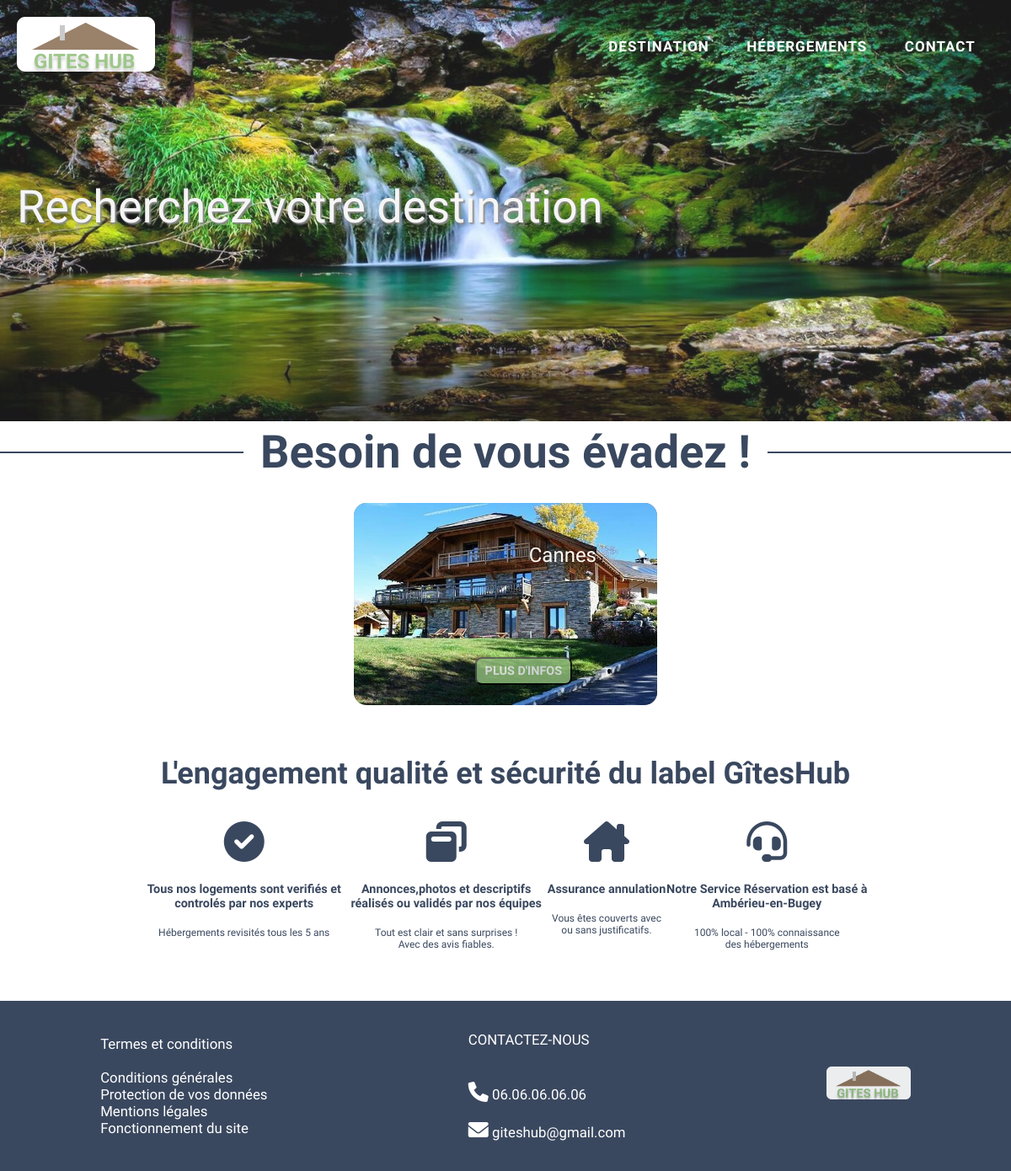
The page /categories/result.php?p=Cannes on the database its author committed.
### tables this page shows
CREATE TABLE IF NOT EXISTS `info_logement` (
  `id_logement` int(15) NOT NULL AUTO_INCREMENT,
  `ville` varchar(255) NOT NULL,
  `departement` varchar(255) NOT NULL,
  `adresse` varchar(255) NOT NULL,
  `description` text NOT NULL,
  `disponibilite` varchar(255) NOT NULL,
  `nb_couchage` varchar(255) NOT NULL,
  `nb_pieces` varchar(255) NOT NULL,
  `prix` varchar(255) NOT NULL,
  `type_logement` varchar(255) NOT NULL,
  `nom_logement` varchar(250) NOT NULL,
  `img` text NOT NULL,
  PRIMARY KEY (`id_logement`)
);

### class/gite.php (called while the page is built, shortened)
<?php
class Gite {
    private $_id_logement;
    private $_ville ;
    private $_img;
        private function hydrate(array $datas){
        foreach($datas as $key => $value){
        $method = 'set' . ucfirst($key);
        }
}
public function getId_logement(){
    return $this->_id_logement;
}
public function setId_logement($id_logement){
    $this->_id_logement = $id_logement;
}
public function getVille(){
    return $this->_ville;
}
public function setVille($ville){
    $this->_ville = $ville;
}
public function getImg(){
    return $this->_img;
}
public function setImg($img){
    $this->_img = $img;
}
}

### categories/result.php (the view, shortened to what this page needs)
<?php
include_once '../connect/connect.php';
    require_once '../class/gite.php';
    if(isset($_GET['p'] )){
        $recherche = $_GET['p'];
    }
    $req = $db->query("SELECT `ville` , img, id_logement FROM `info_logement`  WHERE `ville` LIKE '$recherche%'  ");
    $datas = [];
    while($data =  $req->fetch(PDO::FETCH_ASSOC)){
        $datas[] = new Gite($data);
    }
?>
<!DOCTYPE html>
<html lang="en">
<head>
    <link rel="stylesheet" href="../templates/css/style.css">
    <link rel="stylesheet" href="https://cdnjs.cloudflare.com/ajax/libs/font-awesome/6.0.0/css/all.min.css" />
</head>
<body>
  <div class="scroll-container">
<header class="main-header">
    <div class="en-tete">
      <figure>
      <a href="../index.php"><img src="../templates\images\logoGITESHUB.png"></a>
      </figure>
      <nav id="main-menu">
        <ul>
          <li ><a href="../index.php">Destination</a></li>
          <li><a href="../user\list-gite.php">Hébergements</a></li>
          <li><a href="#contact">Contact</a></li>
        </ul>
      </nav>
    </div>
    <h1 class="titre">Recherchez votre destination</h1>
</header>
   <main>
        <div class="ligne-horizontale">
            <h2 class="title">Besoin de vous évadez !</h2>
        </div>
    <section id="hebergement2">
    <?php foreach($datas as $gite){ ?>
        <article class="gite">
            <div class="img-gite">
            <img src='../templates/images/<?= $gite->getImg() ?>' width="100%" alt="">
            </div>
            <div class="content-gite"><?= $gite->getVille()?></div>
            <button class="btn-info"><a href="../page3.php?id=<?= $gite->getId_logement() ?>">Plus d'infos</a></button>
        </article>
    <?php } ?>
    <div class="ligne-horizontale">
    <h2 class="title_h2">L'engagement qualité et sécurité du label GîtesHub</h2>
  </div>
  <div class="wrapper_qual">
    <div class="wrapper_info">
    <i class="fa-solid fa-circle-check"></i>
    <h5>Tous nos logements sont verifiés et controlés par nos experts</h5> <br>
    <p>Hébergements revisités tous les 5 ans</p>
    </div>
    <div class="wrapper_info">
    <i class="fa-solid fa-window-restore"></i>
    <h5>Annonces,photos et descriptifs réalisés ou validés par nos équipes</h5> <br>
    <p>Tout est clair et sans surprises ! <br> Avec des avis fiables. </p>
    </div>
    <div class="wrapper_info">
    <i class="fa-solid fa-house-chimney"></i>
    <h5>Assurance annulation </h5> <br>
    <p>Vous êtes couverts avec <br> ou sans justificatifs.</p>
    </div>
    <div class="wrapper_info">
    <i class="fa-solid fa-headset"></i>
    <h5>Notre Service Réservation est basé à Ambérieu-en-Bugey</h5> <br>
    <p>100% local - 100% connaissance <br> des hébergements</p>
    </div>
  </div>
  </main>
<footer>
    <div class="contact">
        <p>Termes et conditions</p><br>
        <p>Conditions générales <br> Protection de vos données<br>Mentions légales<br>Fonctionnement du site</p>
    </div>
    <div id="contact">
        <p>CONTACTEZ-NOUS</p> <br><br>
        <div><i class="fa-solid fa-phone"></i>  06.06.06.06.06</div> <br>
        <div><i class="fa-solid fa-envelope"></i> giteshub@gmail.com</div>
    </div>
    <figure>
        <a href="../index.php"><img class="img-footer" src="../templates/images\logoGITESHUB.png"></a>
    </figure>
</footer>
</body>
</html>

### templates/css/style.css (style rules this page uses)
* { margin: 0; padding: 0; font-family: 'Oxygen'; box-sizing: border-box; }
html { scroll-behavior: smooth; }
.main-header { background: url('../images/newbg.jpg') center center/cover; opacity: 90%; height: 500px; }
.en-tete { display: flex; justify-content: space-between; padding: 20px 0 0 20px; }
.main-header > .en-tete > #main-menu { width: 500px; padding-right: 20px; }
#main-menu ul { display: flex; list-style-type: none; flex-wrap: wrap; justify-content: space-between; }
#main-menu > ul > li { margin: 0 auto; }
#main-menu > ul > li > a { font-size: 17px; letter-spacing: 1px; font-weight: 600; color:white; text-decoration: none; font-style: normal; text-transform: uppercase; line-height: 70px; padding: 0 10px; }
.titre { color: whitesmoke; margin-left: 20px; padding-top: 120px; text-shadow: 2px 2px 2px gray; font-weight: 400; font-size: 4.5vw; }
.wrapper_qual { display: flex; justify-content: space-around; }
.wrapper_info { text-align: center; }
.wrapper_info > i { font-size: 4vw; color: #3a485f; margin-bottom: 2vw; }
.wrapper_info > h5 { font-size: 1.2vw; max-width: 20vw; color: #3a485f; text-align: center; }
.wrapper_info > p { color: #3a485f; font-size: 1vw; }
.title { display: block; color: #3a485f ; font-size: 4.5vw; text-align: center; margin: 5px 20px; }
.title_h2 { display: block; color: #3a485f ; font-size: 3vw; margin: 3vw 1vw; text-align: center; }
.ligne-horizontale { display: flex; flex-direction: row; }
.ligne-horizontale:before, .ligne-horizontale:after { content: ""; flex: 2 2; border-bottom: 2px solid #3a485f; margin: auto; }
#hebergement2 { display: flex; flex-wrap: wrap; justify-content: space-around; }
.gite { width: 30%; margin: 2% 0; position: relative; object-fit: cover; }
.content-gite { position: absolute; top: 20%; right: 20%; color: floralwhite; font-size: 2vw; text-transform: capitalize; }
.img-gite { height: 20vw; background-color: rgba(115, 81, 49, 0.8); border-radius: 15px; }
.img-gite > img { width: 100%; height: 100%; border-radius: 15px; }
.gite > .btn-info { background-color: rgba(147, 193, 125, 1); opacity: 80%; color: #3a485f; font-size: 1.2vw; padding: .5vw .8vw ; border-radius: 8px; text-transform: uppercase; font-weight: bolder; position: absolute; left: 40%; bottom: 10%; }
.btn-info > a { text-decoration: none; color: #fff; }
footer { display:flex; height: 20%; background-color: #3a485f; justify-content: space-around; align-items: center; width: 100%; margin-top: 5vw; }
footer > figure { opacity: 90%; }
footer > .contact, #contact, h6 { color: white; font-size: 1.4vw; padding: 3% 0; }
.img-footer { width: 100px; }
.fa-solid { font-size: 2vw; }

### rows shown on the page
info_logement: img (picture), ville "Cannes"
